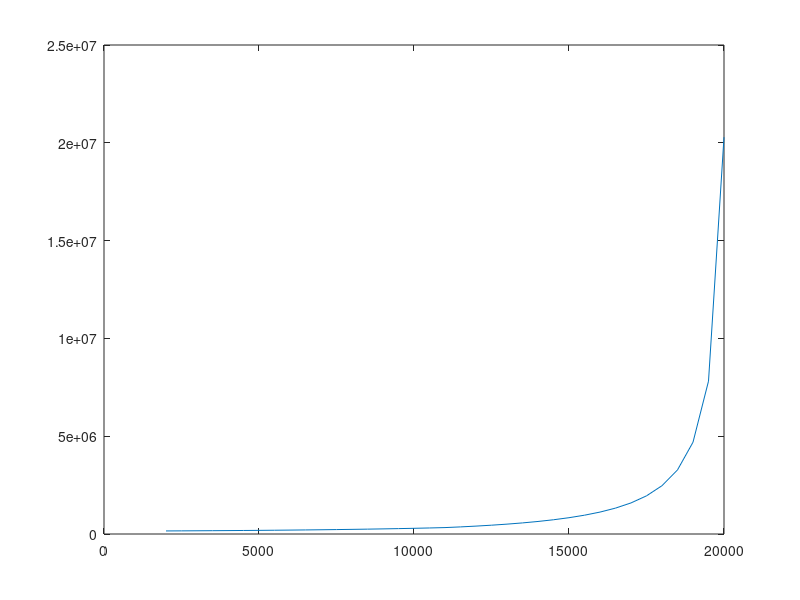

Source code (MATLAB):
% ISA CALCULATIONS
g = 9.80665; %gravity constant m/s^2
h = [];
i = 1;
F_b = [];
F_bc = [];
%Outp_year = [];
hc = [];
Num_solp = [];
% SOLAR PANEL CALCULATIONS
Num_balloon = 10;
Area_solp = 0.0027; % [m^2]
t_solp = 0.08; %[m]
W_solp = 0.135*g; % [N]
rho_solp = (W_solp/g)/(Area_solp*t_solp); %[kg]
T_b = 298.15; % [K]
Outp_0 = 1.155; % Output van 1 solar panel [J/s]  
eff_0 = 0.316; %  [frac]
tot_outp_0 = Outp_0/eff_0; % [W]
temp_coef = -0.004; % [frac/deg C] 
Req_eng = 70000; % [MWh] TU Delft yearly energy requirement

%Weights
W_antenna = 5278; %[N]
W_balloon = 0; %[N]
W_cables = 300; %[N]
W_battery = 10000; %[N]


for alt = 2000:500:20000
    Outp_0_year = (Outp_0*3600*24*365)/(3600*1000000); %Output of 1 solar panel per year in [MWh]
    Num_solp = ceil(Req_eng/Outp_0_year); % Minimum number of solar panels
    Tot_W_solp = Num_solp * W_solp;
    %[T, rho, p] = airdensity_calculator(alt);
    
    if (0<alt)&& (alt<=11000)
        p_0 = 101325; %Pa
        T_0 = 288.15; %K
        h_0 = 0; %m
        R_air = 287;
        a_lapse = -0.0065;
        T = T_0 + a_lapse * (alt-h_0); %Temperature for gradient layer
        p = p_0 * (T/T_0)^(-g/(a_lapse*R_air));
        rho = p/(R_air*T);
        
        
    elseif (11000<alt) && (alt<=20000)
        p_0 = 22700; %Pa
        h_0 = 11000;
        T = 216.8; %K
        rho_0 = 0.364805;
        p = p_0 * exp((-g/(R_air*T))*(alt-h_0));
        rho = rho_0 * (p/p_0);
     
    end
    
    Temp_diff = T - T_b;
    frac_diff = Temp_diff * temp_coef;
    eff = eff_0 + frac_diff;
    Outp(i) = tot_outp_0 * eff * 5; % Total output * efficiency * 5 for being above clouds LOL
    Outp_year(i) = (Outp(i)*3600*24*365)/(3600*1000000); %Output of 1 solar panel per year in [MWh]
    Num_solp(i) = ceil(Req_eng/Outp_year(i)); % Minimum number of solar panels
    Tot_W_solp(i) = Num_solp(i) * W_solp;
    
    % Balloon calculations when stationary altitude:
    rho_i = 0.0837765634; % density inside balloon
    Vol(i) = Tot_W_solp(i) / (g * (rho - rho_i)); % Volume entire system when stationary[m^3]
    Tot_area_solp(i) = (Tot_W_solp(i) / rho_solp) / t_solp; %Total area solp of system [m^2]
    
    %Horizontal spacing calculations
    
    %Vol_balloon(i) = Vol(i) / Num_balloon; %Volume per balloon [m^3]
    %Area_solp(i) = Tot_area_solp(i) / Num_balloon; %area of solp per balloon
    %Spacing(i)  = (Area_solp(i) + 200*200) * Num_balloon; %Spacing needed for entire system 
    
    
    
    %D = C_D * 0.5 * V^2 * Area_balloon * rho
    %W(i) = (Tot_W_solp(i)/Num_balloon) + W_balloon + W_cables + W_antenna + W_battery; %Total weight of one balloon [N]
    %L(i) = Vol(i)*g*(rho - rho_i) - W(i); %- D; 
    %a(i) = (L(i)*g)/W(i);
    
    i = i+1;
    
    

end

plot(2000:500:20000, Vol)


%plot3(h,V,F_b)
%contour3(hc,Vc,F_bc,25)
